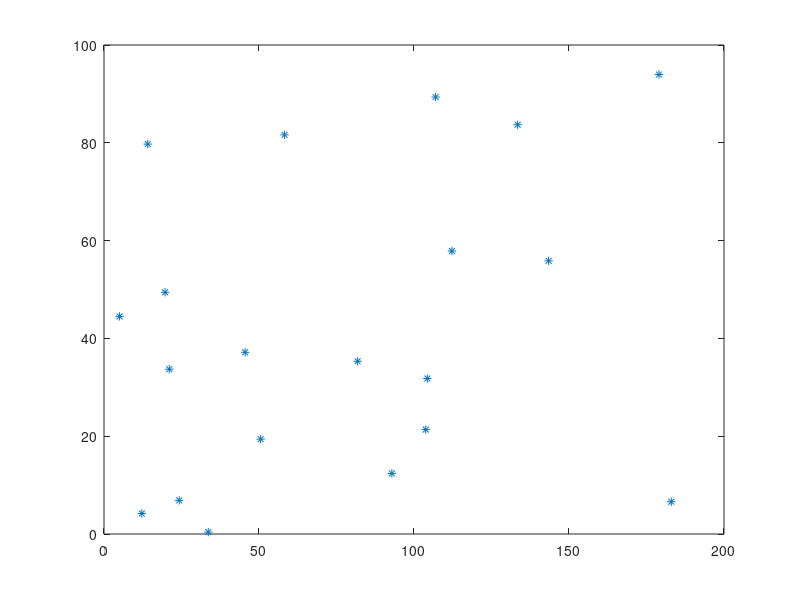

MATLAB code to generate this figure: (Note: this script raises an error after producing the figure.)
% By : Jake Tully Student # 100904392
% Date: 2016-01-23

% Modeling Drift Current In a Semiconductor

%Effextive mass of Electrons mn = 0.26mo
%Region size of 200nm x 100nm
%Tempurature given as 300K 

%Using a simplistic Monte-Carlo model each particle is given a random direction and position then 
%its motion is tracted through the semiconductior device


clear
clc

k= 0.1; %boltzmans constant
m=0.2; %electron rest mass
T = 300; %tempature in Kelvin
v = sqrt((k*T)/m); % calculation of the thermal velocity

numatoms=20;
Xo = 200*rand(numatoms,1)
Yo = 100*rand(numatoms,1);
Zo = 100*rand(numatoms,1);

Vx = (-1 + 2*rand(numatoms,1))*(v/2);
Vz = (-1 + 2*rand(numatoms,1))*(v/2)
r = randi([0 1],1,numatoms);
for i=1:length(Vx)
   Vy(i) = sqrt(v^2 - Vx(i)^2 - Vz(i)^2);  % sum of Vx and Vy must be v and have random direction
    if r(i) == 1
    Vy=-Vy;
    end
end
Vy = transpose(Vy);
vo= sqrt(Vx.^2 + Vy.^2 + Vz.^2); % check for the correct magnitude of v

theta = atan(Vy./Vx); % angle in x-y plane
plot(Xo,Yo,'*')

Xc=Xo;
Yc=Yo;
l=0;
for t=0:0.01:100
    
    for p=1:length(Xo)
   
     Xo(p)= Xo+t.*Vx(p);
     Yo(p)= Yo+t.*Vy(p);
     Zo(p)= Zo+t.*Vz(p);
    end
    for k=1:numatoms
       if Xo(k)>200
           Xo(k)=0;
       end                % logic to move particle due to periodic boundary condition in x
       
       if Xo(k)<0
          Xo(k)=200;
       end
       
       if Yo(k)>100
           Vy(k) = -Vy(k);
            Yo(k) = 100;
        theta(k) = atan(Vy(k)./Vx(k));
       end
                                    % logic to change direction when
                                    % hitting y boundary
        if Yo(k)<0
                Vy(k) = -Vy(k);
                Yo(k) = 0;
        theta(k) = atan(Vy(k)./Vx(k));
            
        end
    end
    
     Xc=horzcat(Xc,Xo);     
     Yc=horzcat(Yc,Yo);
    pause(1)
   

      
       hold on
   plot(Xo,Yo,Zo)
  

end